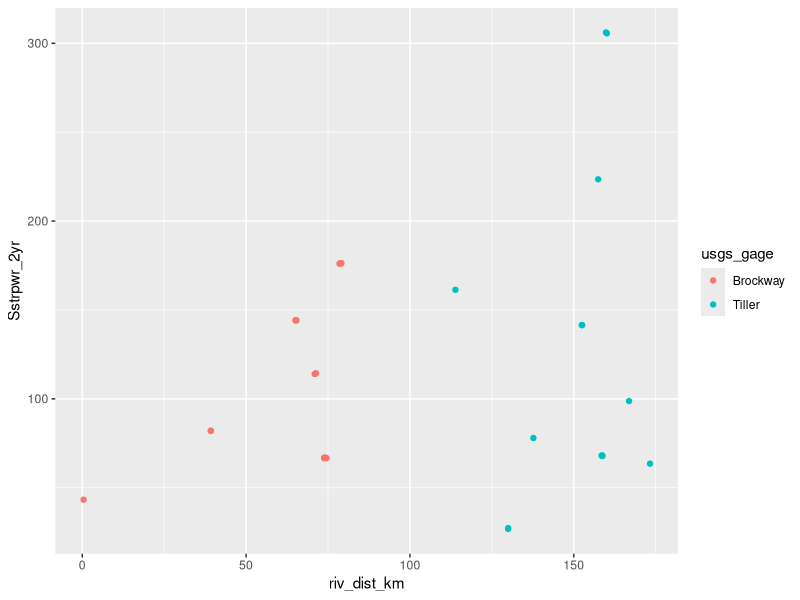
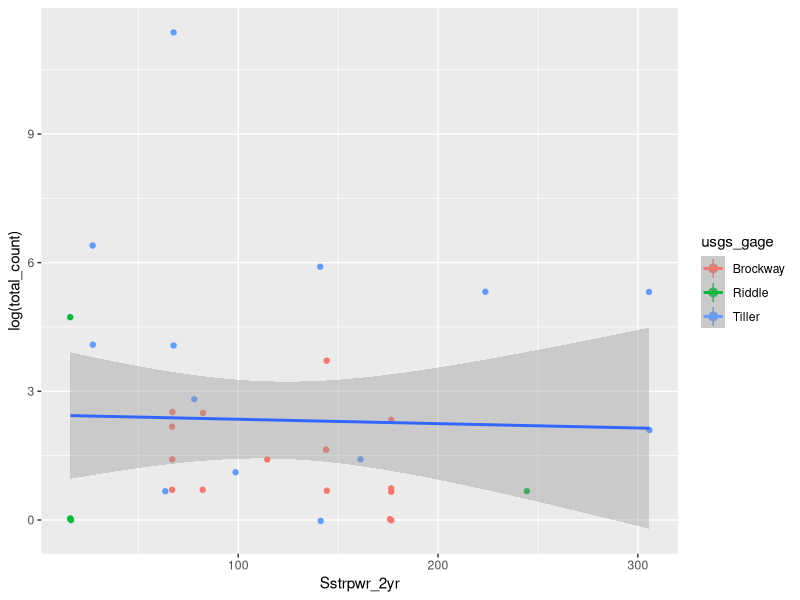
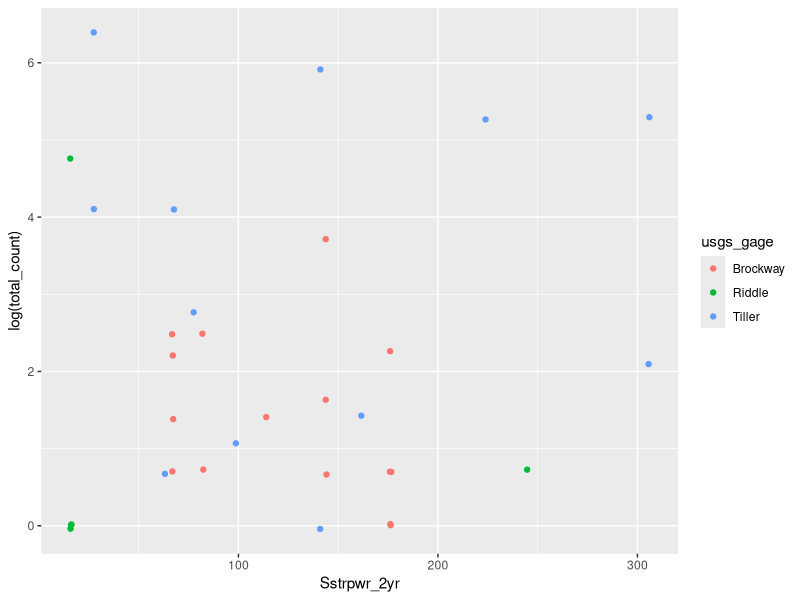
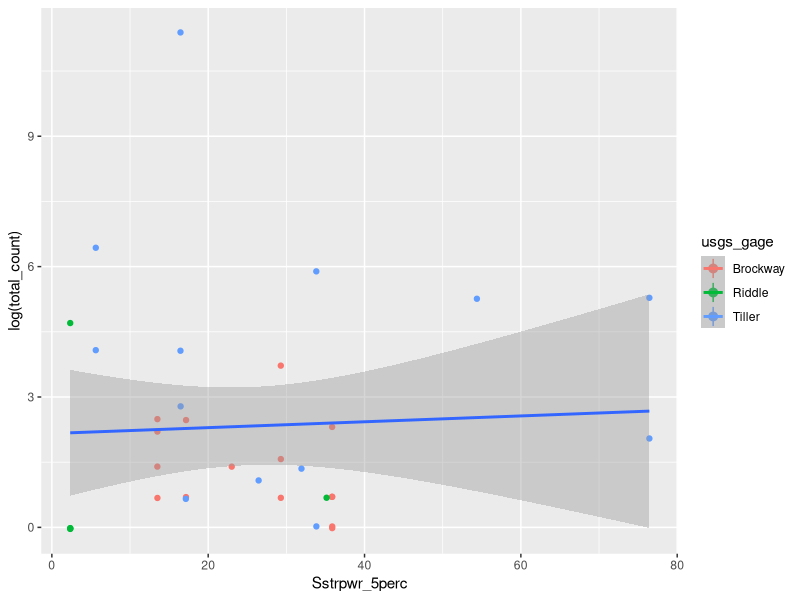
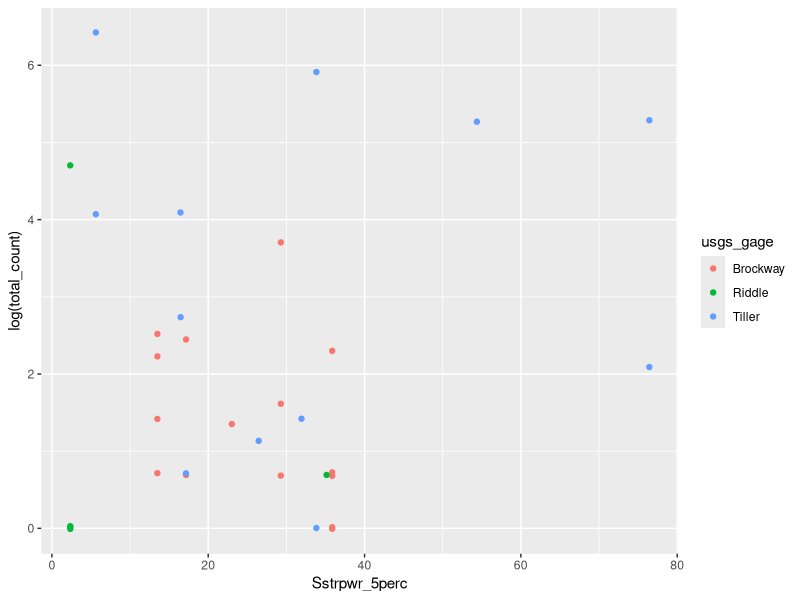

These charts were generated, in order, by the following R code:
# Set workspace directory and bring in datasets + libraries
setwd("/Users/williamjohnson/Desktop/Laura/Hallett_Lab/Repositories/thesis-mussels/site_DATAexplore")

library(tidyverse)

abundance <- as.tibble(read.csv("laurancy.csv", header = TRUE))
streampwr <- as.tibble(read.csv("streamPWR.csv", header = TRUE))
dist <- as.tibble(read.csv("SUMPpnts_distance_area.csv", header = TRUE))

#select only needed columns from streampwr
streampwr2 <- streampwr %>%
  select(site_id, av_SLPE_gradient, av_acw, Sstrpwr_2yr, Sstrpwr_5perc )

#### VISUALIZATION OF RIVER DISTANCE (KM) VS STREAM PWR (2 YR) for the South Umpqua 

# Join abundance and stream pwr datasets on site_id (need to bring in site id variable)
AbunPwr <- inner_join(abundance, streampwr2, by = "site_id")

# Join AbunPwr and distance datasets by obs_id
AbunPwrDist <- inner_join(AbunPwr, dist, by = "obs_id") 

AbunPwrDist <- AbunPwrDist %>%
  filter(!usgs_gage %in% c("Riddle"))


# Visualize river distance (km) by stream pwr (2 yr)

ggplot(AbunPwrDist, aes(riv_dist_km, Sstrpwr_2yr, color = usgs_gage)) + geom_jitter() 


###### FOLLOWING CODE ONLY APPLIES TO VISUALIZATIONS INVOLVING ABUNDANCES

#filter out nancy's obs that are repeats @ k bar ranch, wiegle rd, and coffee cr
abundance2 <- abundance %>%
  filter(!obs_id %in% c("MAFA_CoffeCr1", "MAFA_KBarRanch", "MAFA_WiegleRd"))%>%
# filter out shell records
  filter(!obs_type == "shell")

#Join abundance and streampwr datasets
abunpwr <- abundance2 %>%
  inner_join(streampwr2, by = "site_id")

# Do initial visualization with streampwr2 and laurancy 
ggplot(abunpwr, aes(Sstrpwr_2yr, log(total_count), color = usgs_gage)) + geom_jitter() +
  stat_summary(fun.data=mean_cl_normal) + 
  geom_smooth(method='lm', formula= y~x, aes(group=1))


# No way to get around the fact that 90,000 mussels at TIL03 really obscures the graph... see what it looks like
# with this value removed
abunpwr %>%
  filter(!obs_id == "TIL0301") %>%
  ggplot(aes(Sstrpwr_2yr, log(total_count), color = usgs_gage)) + geom_jitter() 

#Now do the same thing with 5 perc flow Sstrpwr

ggplot(abunpwr, aes(Sstrpwr_5perc, log(total_count), color= usgs_gage)) + geom_jitter() +
  stat_summary(fun.data=mean_cl_normal) + 
  geom_smooth(method='lm', formula= y~x, aes(group=1))


# No way to get around the fact that 90,000 mussels at TIL03 really obscures the graph... see what it looks like
# with this value removed
abunpwr %>%
  filter(!obs_id == "TIL0301") %>%
  ggplot(aes(Sstrpwr_5perc, log(total_count), color = usgs_gage)) + geom_jitter() 

# my points seem off... too many observations at log(x) value 6.... see what log(total_count) looks like


